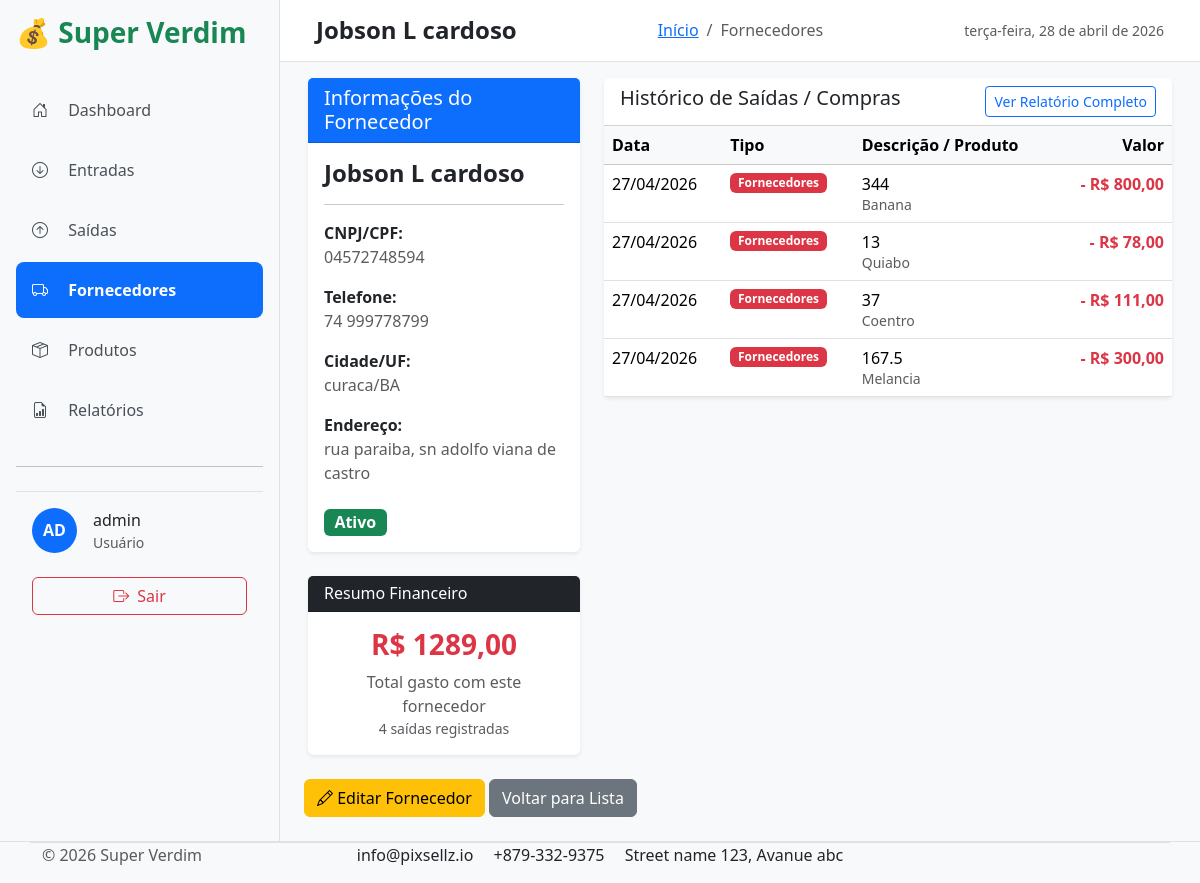
The app's page /fornecedores/fornecedor/1/ (signed in) with its own data.
### fornecedores/models.py (models this page shows, shortened)
class Fornecedor(models.Model):
    nome = models.CharField(max_length=100)
    cnpj = models.CharField(max_length=18, unique=True, blank=True, null=True)
    cpf = models.CharField(max_length=14, unique=True, blank=True, null=True)
    telefone = models.CharField(max_length=20, blank=True)
    email = models.EmailField(blank=True)
    endereco = models.CharField(max_length=100,blank=True)
    cidade = models.CharField(max_length=100, blank=True)
    estado = models.CharField(max_length=2, blank=True)
    observacoes = models.TextField(blank=True)
    ativo = models.BooleanField(default=True)
    criado_em = models.DateTimeField(auto_now_add=True)
    atualizado_em = models.DateTimeField(auto_now=True)
    class Meta:
        verbose_name = "Fornecedor"
        verbose_name_plural = "Fornecedores"
        ordering = ['nome']

### movimentacoes/models.py (models this page shows, shortened)
class Saida(models.Model):
    tipo = models.ForeignKey(TipoSaida, on_delete=models.PROTECT, related_name='saidas')
    descricao = models.CharField(max_length=200)
    valor = models.DecimalField(max_digits=12, decimal_places=2)
    data = models.DateField(default=timezone.now)
    hora = models.TimeField(default=timezone.now)
    pagamento = models.CharField(max_length=30)
    observacao = models.TextField(blank=True, null=True)
    fornecedor = models.ForeignKey('fornecedores.Fornecedor', on_delete=models.SET_NULL, null=True, blank=True, related_name='saidas')
    produto = models.ForeignKey('produtos.Produto', on_delete=models.SET_NULL, null=True, blank=True, related_name='saidas')
    class Meta:
        ordering = ['-data', '-hora']
        verbose_name = "Saída"
        verbose_name_plural = "Saídas"

class TipoSaida(models.Model):
    nome = models.CharField(max_length=100, unique=True)
    descricao = models.TextField(blank=True, null=True)
    criado_em = models.DateTimeField(auto_now_add=True)
    class Meta:
        verbose_name = "Tipo de Saída"
        verbose_name_plural = "Tipos de Saída"
        ordering = ['nome']

### produtos/models.py (models this page shows, shortened)
class Produto(models.Model):
    nome = models.CharField(max_length=200, verbose_name="Nome do Produto")
    unidade = models.CharField(max_length=20, default="UN", choices=[
        ('UN', 'Unidade'),
        ('KG', 'Quilograma'),
        ('LT', 'Litro'),
        ('CX', 'Caixa'),
        ('PCT', 'Pacote'),
    ], verbose_name="Unidade")
    preco_de_compra = models.DecimalField(max_digits=12, decimal_places=2, default=0.00, verbose_name="Preço de Compra")
    estoque_atual = models.FloatField(default=0, verbose_name="Estoque Atual")
    ativo = models.BooleanField(default=True, verbose_name="Ativo")
    criado = models.DateTimeField(auto_now_add=True)
    atualizado = models.DateTimeField(auto_now=True)
    class Meta:
        verbose_name = "Produto"
        verbose_name_plural = "Produtos"
        ordering = ['nome']

### fornecedores/views.py (the view)
# urls.py: path('fornecedor/<int:pk>/', views.fornecedor_detail, name='fornecedor_detail'),
@login_required
def fornecedor_detail(request, pk):
    fornecedor = get_object_or_404(Fornecedor, pk=pk)
    saidas = Saida.objects.filter(fornecedor=fornecedor).select_related('tipo', 'produto').order_by('-data', '-hora')
    total_compras = saidas.aggregate(Sum('valor'))['valor__sum'] or 0
    total_saidas = saidas.count()
    ultimas_saidas = saidas[:10]
    context = {
        'fornecedor': fornecedor,
        'saidas': saidas,
        'ultimas_saidas': ultimas_saidas,
        'total_compras': total_compras,
        'total_saidas': total_saidas,
    }
    return render(request, 'fornecedores/fornecedor_detail.html', context)

### main/context_processors.py (called while the page is built, shortened)
def user_role(request):
    if request.user.is_authenticated:
        groups = list(request.user.groups.values_list('name', flat=True))
        return {
            'is_admin': 'Administrador' in groups,
            'is_gerente': 'Gerente' in groups,
            'is_usuario': 'Usuário' in groups,
            'user_groups': groups,
            'user': request.user,
            'user_full_name': request.user.get_full_name() or request.user.username,
        }

### templates/fornecedores/fornecedor_detail.html (shortened to what this page needs)
{% extends 'base.html' %}
{% block page_title %}{{ fornecedor.nome }}{% endblock %}
{% block breadcrumb_current %}Fornecedores{% endblock %}
{% block content %}
<div class="row m-3">
  <div class="col-lg-4">
    <div class="card shadow-sm mb-4">
      <div class="card-header bg-primary text-white">
        <h5 class="mb-0">Informações do Fornecedor</h5>
      </div>
      <div class="card-body">
        <h4 class="fw-bold">{{ fornecedor.nome }}</h4>
        <hr>
        <div class="mb-3">
          <strong>CNPJ/CPF:</strong><br>
          <span class="text-muted">{% if fornecedor.cnpj %} {{fornecedor.cnpj}} {% elif fornecedor.cpf %} {{fornecedor.cpf}}{%else%}Não informado {%endif%}</span>
        </div>
        <div class="mb-3">
          <strong>Telefone:</strong><br>
          <span class="text-muted">{{ fornecedor.telefone|default:"Não informado" }}</span>
        </div>
        <div class="mb-3">
          <strong>Cidade/UF:</strong><br>
          <span class="text-muted">{{ fornecedor.cidade|default:"-" }}/{{fornecedor.estado|default:"-"}}</span>
        </div>
        <div class="mb-3">
          <strong>Endereço:</strong><br>
          <span class="text-muted">{{ fornecedor.endereco|default:"Não informado" }}</span>
        </div>
        <div class="mt-4">
          <span class="badge bg-{% if fornecedor.ativo %}success{% else %}secondary{% endif %} fs-6">
            {% if fornecedor.ativo %}Ativo{% else %}Inativo{% endif %}
          </span>
        </div>
      </div>
    </div>
    <div class="card shadow-sm">
      <div class="card-header bg-dark text-white">
        <h6 class="mb-0">Resumo Financeiro</h6>
      </div>
      <div class="card-body text-center">
        <h3 class="text-danger fw-bold">R$ {{ total_compras|floatformat:2 }}</h3>
        <p class="text-muted mb-0">Total gasto com este fornecedor</p>
        <small class="text-muted">{{ total_saidas }} saídas registradas</small>
      </div>
    </div>
  </div>
  <div class="col-lg-8">
    <div class="card shadow-sm">
      <div class="card-header bg-white d-flex justify-content-between">
        <h5 class="mb-0">Histórico de Saídas / Compras</h5>
        <a href="{% url 'relatorio_produtos_fornecedor' %}?fornecedor={{ fornecedor.id }}" class="btn btn-sm btn-outline-primary">
          Ver Relatório Completo
        </a>
      </div>
      <div class="table-responsive" style="max-height: 450px; overflow-y: auto;">
        <table class="table table-hover mb-0">
          <thead class="table-light">
            <tr>
              <th>Data</th>
              <th>Tipo</th>
              <th>Descrição / Produto</th>
              <th class="text-end">Valor</th>
            </tr>
          </thead>
          <tbody>
            {% for saida in ultimas_saidas %}
            <tr>
              <td>{{ saida.data|date:"d/m/Y" }}<br></td>
              <td><span class="badge bg-danger">{{ saida.tipo.nome }}</span></td>
              <td>
                {{ saida.descricao }}
                {% if saida.produto %}
                  <br><small class="text-muted">    {{ saida.produto.nome }}</small>
                {% endif %}
              </td>
              <td class="text-end fw-bold text-danger">- R$ {{ saida.valor|floatformat:2 }}</td>
            </tr>
            {% empty %}
            <tr>
              <td colspan="4" class="text-center py-5 text-muted">
                Nenhuma saída registrada para este fornecedor.
              </td>
            </tr>
            {% endfor %}
          </tbody>
        </table>
      </div>
    </div>
  </div>
</div>
<div class="m-4">
  <a href="{% url 'editar_fornecedor' fornecedor.pk %}" class="btn btn-warning">
    <i class="bi bi-pencil"></i> Editar Fornecedor
  </a>
  <a href="{% url 'lista_fornecedores' %}" class="btn btn-secondary">Voltar para Lista</a>
</div>
{% endblock %}

### templates/includes/navbar.html (shortened to what this page needs)
{% load static %}
    <div class="d-flex justify-content-between align-items-center mb-4">
      <h3 class="text-success fw-bold">💰 Super Verdim</h3>
    </div>
      <ul class="nav flex-column">
        <li class="nav-item">
          <a href="{% url 'home' %}"
            class="nav-link py-3 px-3 mb-1 rounded-3 {% if request.path == '/' or request.path == '/dashboard/' %}active{% endif %}">
            <i class="bi bi-house-door me-3"></i> Dashboard
          </a>
        </li>
    <li class="nav-item">
      <a href="{% url 'entradas_list' %}"
         class="nav-link py-3 px-3 mb-1 rounded-3 {% if 'entradas' in request.path %}active{% endif %}">
        <i class="bi bi-arrow-down-circle me-3"></i> Entradas
      </a>
    </li>
    <li class="nav-item">
      <a href="{% url 'saidas_list' %}"
         class="nav-link py-3 px-3 mb-1 rounded-3 {% if 'saidas' in request.path %}active{% endif %}">
        <i class="bi bi-arrow-up-circle me-3"></i> Saídas
      </a>
    </li>
      <a href="{% url 'lista_fornecedores' %}"
         class="nav-link py-3 px-3 mb-1 rounded-3 {% if 'fornecedores' in request.path %}active{% endif %}">
        <i class="bi bi-truck me-3"></i> Fornecedores
      </a>
    <li>
      <a href="{% url 'lista_produtos' %}"
        class="nav-link py-3 px-3 mb-1 rounded-3 {% if 'produtos' in request.path %}active{% endif %}">
        <i class="bi bi-box-seam me-3"></i> Produtos
      </a>
    </li>
    <li class="nav-item">
      <a class="nav-link py-3 px-3 mb-1 rounded-3 {% if 'relatorio' in request.path %}active{% endif %}" href="#" data-bs-toggle="offcanvas" data-bs-target="#offcanvasRelatorios">
        <i class="bi bi-file-earmark-bar-graph me-3"></i> Relatórios
      </a>
    </li>
      <hr class="my-4">
      {% if user.is_authenticated %}
      <div class="mt-auto px-3 py-3 border-top">
        <div class="d-flex align-items-center gap-3">
          <div class="bg-primary text-white rounded-circle d-flex align-items-center justify-content-center" style="width: 45px; height: 45px;">
            <strong>{{ user.username|slice:":2"|upper }}</strong>
          </div>
          <div>
            <p class="mb-0 fw-medium">{{ user.get_full_name|default:user.username }}</p>
            <small class="text-muted">{{ user.email|default:"Usuário" }}</small>
          </div>
        </div>
        <br>
        <a href="{% url 'logout' %}" class="btn btn-outline-danger w-100 d-flex align-items-center justify-content-center gap-2">
          <i class="bi bi-box-arrow-right"></i> Sair
          </a>
        {% else %}
        <a href="{% url 'login' %}" class="btn btn-primary w-100">Fazer Login</a>
        {% endif %}
      </div>

### static/css/style.css (style rules this page uses)
body { font-family: 'Segoe UI', system-ui, sans-serif; }
.nav-link { color: #495057; transition: all 0.2s; }
.nav-link.active { background-color: #0d6efd !important; color: white !important; font-weight: 600; }
.card { border: none; box-shadow: 0 4px 15px rgba(0, 0, 0, 0.08); }

### records on screen
Fornecedor: nome "Jobson L cardoso", cpf "04572748594", telefone "74 999778799", cidade "curaca", estado "BA", endereco "rua paraiba, sn adolfo viana de castro"
Saida: data "27/04/2026", tipo.nome "Fornecedores", descricao "344", produto.nome "Banana", valor "800,00"
Saida: data "27/04/2026", tipo.nome "Fornecedores", descricao "13", produto.nome "Quiabo", valor "78,00"
Saida: data "27/04/2026", tipo.nome "Fornecedores", descricao "37", produto.nome "Coentro", valor "111,00"
Saida: data "27/04/2026", tipo.nome "Fornecedores", descricao "167.5", produto.nome "Melancia", valor "300,00"

### other values on screen
{{ user.username|slice:":2"|upper }} "AD"
{{ user.get_full_name|default:user.username }} "admin"
{{ user.email|default:"Usuário" }} "Usuário"
{{ total_compras|floatformat:2 }} "1289,00"
{{ total_saidas }} "4"
